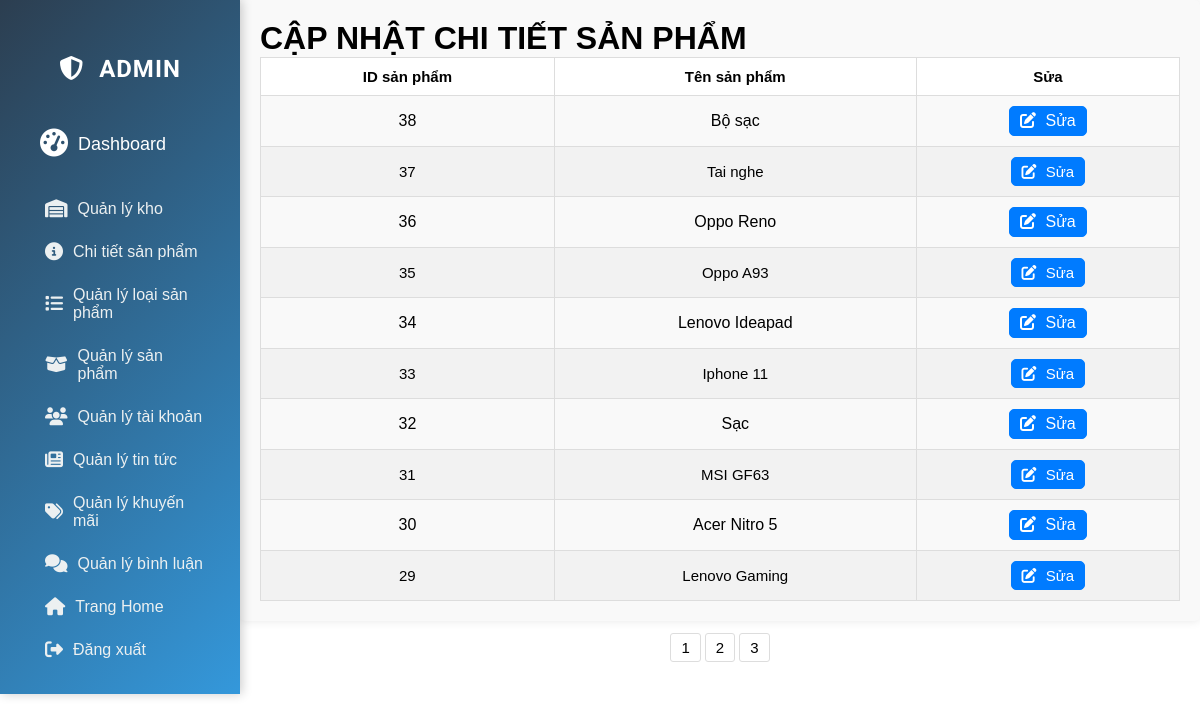
Screenshot of /admin.php?admincontroller=admin&action=list_Adminproduct (signed in) with the database file from the repository.
### tables this page shows
CREATE TABLE `sanpham` (
  `idsanpham` int(11) NOT NULL,
  `ten` varchar(500) NOT NULL,
  `gia` int(11) NOT NULL,
  `hinh` varchar(500) NOT NULL,
  `moTa` varchar(2000) NOT NULL,
  `loai` int(11) NOT NULL
);

### src/controllers/baseController.php (called while the page is built, shortened)
<?php
class baseController{
    protected function loadview($viewPath, array $data = []){
        return require(self::VIEW_FOLDER_NAME.'/'.str_replace('.','/',$viewPath).'.php');
    }
}
?>

### src/controllers/adminController.php (called while the page is built, shortened)
<?php
class adminController extends baseController
{
    private $admininModel;
    public function __construct()
    {
        $this->admininModel = new admin();
    }
    public function list_Adminproduct()
    {
        $data = [];
        $itemsPerPage = 10;
        $currentPage = isset($_GET['page_number']) ? $_GET['page_number'] : 1;
        $offset = ($currentPage - 1) * $itemsPerPage;
        $listadminproduct = $this->admininModel->get_AdminProduct();
        $data['listadminproduct'] = array_slice($listadminproduct, $offset, $itemsPerPage);
        if ($listadminproduct) {
            $totalProducts = $this->admininModel->count_AdminProduct();
            $totalPages = ceil($totalProducts / $itemsPerPage);
            $data['totalPages'] = $totalPages;
        }
        return $this->loadView('admin.list_detailproduct', $data);
    }
}

### src/core/database.php (called while the page is built, shortened)
<?php
class database {
    public function connect(){
        $maxRetries = 5;
        $attempt = 0;
        while ($attempt < $maxRetries) {
            $conn = @mysqli_connect(
                self::HOST,
                self::USERNAME,
                self::PASSWORD,
                self::DBNAME
            );
            if ($conn) {
                return $conn;
            }
            $attempt++;
        }
        die("Kết nối DB thất bại sau {$maxRetries} lần: " . mysqli_connect_error());
    }
}
?>

### src/models/adminModel.php (called while the page is built, shortened)
<?php
class admin extends baseModel
{
    function get_AdminProduct()
    {
        $query = "SELECT * FROM sanpham ORDER BY idsanpham DESC";
        $result = $this->_query($query);
        $infor_products = array();
        if (mysqli_num_rows($result) > 0) {
            while ($row = mysqli_fetch_assoc($result)) {
                $infor_products[] = $row;
            }
        }
        return $infor_products;
    }
    function count_AdminProduct()
    {
        $query = "SELECT COUNT(*) as tongsosanpham FROM sanpham";
        $result = $this->_query($query);
        if (mysqli_num_rows($result) > 0) {
            $row = mysqli_fetch_assoc($result);
            return $row['tongsosanpham'];
        } else {
            return 0;
        }
    }
}

### src/models/baseModel.php (called while the page is built)
<?php
class baseModel extends database{
    protected $conn;
    public function __construct()
    {
        $this->conn = $this->connect();
    }
    public function _query($sql){
        return mysqli_query($this->conn,$sql);
    }
}
?>

### src/views/admin/list_detailproduct.php (the view)
<div class="updatedetailproduct-wrapper">
    <div class="updatedetailproduct-container">
        <div class="updatedetailproduct-tittle">
            <h1>CẬP NHẬT CHI TIẾT SẢN PHẨM</h1>
        </div>
        <?php
        if ($listadminproduct) {
            echo '<table class="updatedetailproduct-bangdulieu">';
            echo '<tr><th>ID sản phẩm</th><th>Tên sản phẩm</th><th>Sửa</th></tr>';
            foreach ($listadminproduct as $adminproduct) {
                echo '<tr>';
                echo '<td>' . $adminproduct['idsanpham'] . '</td>';
                echo '<td>' . $adminproduct['ten'] . '</td>';
                echo '<td><a class="edit-btn" href="?admincontroller=admin&action=update_Admindetailproduct&idproduct=' . $adminproduct['idsanpham'] . '"><i class="fas fa-edit"></i> Sửa</a></td>';
                echo '</tr>';
            }
            echo '</table>';
        }
        ?>
    </div>
    <div class="updatedetailproduct-pagination">
        <?php
        for ($i = 1; $i <= $totalPages; $i++) {
            echo "<a href='?admincontroller=admin&action=list_Adminproduct&page_number=$i'>$i</a> ";
        }
        ?>
    </div>
</div>

### src/views/admin/css/chitietsanpham.css (style rules this page uses)
th, td { padding: 8px; text-align: left; border-bottom: 1px solid #ddd; }
th { background-color: #f2f2f2; }

### src/views/admin/css/gdadmin.css (style rules this page uses)
* { margin: 0; padding: 0; box-sizing: border-box; font-family: Arial, sans-serif; }

### src/views/admin/css/list_detailproduct.css (style rules this page uses)
.updatedetailproduct-container { margin-left: 20%; width: 80%; padding: 20px; background-color: #f9f9f9; border-radius: 5px; box-shadow: 0 0 10px rgba(0, 0, 0, 0.1); }
.updatedetailproduct-bangdulieu { width: 100%; border-collapse: collapse; }
.updatedetailproduct-bangdulieu th, .updatedetailproduct-bangdulieu td { border: 1px solid #ddd; padding: 10px; text-align: left; }
.updatedetailproduct-bangdulieu th { background-color: #fff; color: #000; font-size: 15px; font-weight: bold; }
.updatedetailproduct-bangdulieu tr:nth-child(odd) { font-size: 15px; background-color: #f2f2f2; }
.updatedetailproduct-bangdulieu tr td, .updatedetailproduct-bangdulieu tr th { text-align: center; }
.updatedetailproduct-bangdulieu tr td a { text-decoration: none; }
.updatedetailproduct-bangdulieu tr td a.edit-btn { display: inline-block; padding: 5px 10px; border: 1px solid #007bff; border-radius: 5px; background-color: #007bff; color: #fff; transition: background-color 0.3s ease; }
.updatedetailproduct-bangdulieu tr td a.edit-btn i { margin-right: 5px; }
.updatedetailproduct-pagination { padding: 10px; display: flex; justify-content: center; }
.updatedetailproduct-pagination a { color: black; font-size: 15px; padding: 5px 10px; text-decoration: none; margin: 2px; border: 1px solid #ddd; border-radius: 3px; }

### rows the page displays
sanpham: idsanpham "38", ten "Bộ sạc"
sanpham: idsanpham "37", ten "Tai nghe"
sanpham: idsanpham "36", ten "Oppo Reno"
sanpham: idsanpham "35", ten "Oppo A93"
sanpham: idsanpham "34", ten "Lenovo Ideapad"
sanpham: idsanpham "33", ten "Iphone 11"
sanpham: idsanpham "32", ten "Sạc"
sanpham: idsanpham "31", ten "MSI GF63"
sanpham: idsanpham "30", ten "Acer Nitro 5"
sanpham: idsanpham "29", ten "Lenovo Gaming"
